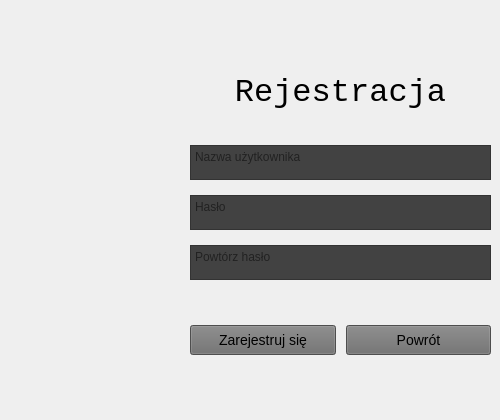
     <widget class="QWidget" name="registerPage">
      <widget class="QWidget" name="gridLayoutWidget_4">
       <property name="geometry">
        <rect>
         <x>190</x>
         <y>0</y>
         <width>301</width>
         <height>411</height>
        </rect>
       </property>
       <layout class="QGridLayout" name="gridLayout_4">
        <item row="0" column="0">
         <layout class="QVBoxLayout" name="verticalLayout_4">
          <property name="spacing">
           <number>15</number>
          </property>
          <item>
           <widget class="QLabel" name="label_5">
            <property name="minimumSize">
             <size>
              <width>0</width>
              <height>75</height>
             </size>
            </property>
            <property name="maximumSize">
             <size>
              <width>16777215</width>
              <height>75</height>
             </size>
            </property>
            <property name="font">
             <font>
              <family>Consolas</family>
              <pointsize>-1</pointsize>
             </font>
            </property>
            <property name="styleSheet">
             <string notr="true">font-size: 32px;</string>
            </property>
            <property name="text">
             <string>Rejestracja</string>
            </property>
            <property name="alignment">
             <set>Qt::AlignCenter</set>
            </property>
           </widget>
          </item>
          <item>
           <widget class="QTextEdit" name="loginToRegisterField">
            <property name="minimumSize">
             <size>
              <width>0</width>
              <height>35</height>
             </size>
            </property>
            <property name="maximumSize">
             <size>
              <width>16777215</width>
              <height>35</height>
             </size>
            </property>
            <property name="styleSheet">
             <string notr="true">* {
	background-color: #424242;
}</string>
            </property>
            <property name="placeholderText">
             <string>Nazwa użytkownika</string>
            </property>
           </widget>
          </item>
          <item>
           <widget class="QTextEdit" name="passwordToRegisterField">
            <property name="minimumSize">
             <size>
              <width>0</width>
              <height>35</height>
             </size>
            </property>
            <property name="maximumSize">
             <size>
              <width>16777215</width>
              <height>35</height>
             </size>
            </property>
            <property name="styleSheet">
             <string notr="true">* {
	background-color: #424242;
}</string>
            </property>
            <property name="placeholderText">
             <string>Hasło</string>
            </property>
           </widget>
          </item>
          <item>
           <widget class="QTextEdit" name="confirmPasswordToRegisterField">
            <property name="minimumSize">
             <size>
              <width>0</width>
              <height>35</height>
             </size>
            </property>
            <property name="maximumSize">
             <size>
              <width>16777215</width>
              <height>35</height>
             </size>
            </property>
            <property name="styleSheet">
             <string notr="true">* {
	background-color: #424242;
}</string>
            </property>
            <property name="placeholderText">
             <string>Powtórz hasło</string>
            </property>
           </widget>
          </item>
          <item>
           <layout class="QHBoxLayout" name="horizontalLayout_2">
            <property name="spacing">
             <number>10</number>
            </property>
            <property name="topMargin">
             <number>10</number>
            </property>
            <item>
             <widget class="QPushButton" name="confirmRegisterButton">
              <property name="minimumSize">
               <size>
                <width>0</width>
                <height>50</height>
               </size>
              </property>
              <property name="maximumSize">
               <size>
                <width>16777215</width>
                <height>50</height>
               </size>
              </property>
              <property name="cursor">
               <cursorShape>PointingHandCursor</cursorShape>
              </property>
              <property name="styleSheet">
               <string notr="true">* {
	background-color: #6d6d6d;
	text-align:center;
	font-size: 14px;
	font-weight: bolder;
	margin-top:20px
}

*:hover {
	background-color: #3d3d3d;
	text-align:center;
	font-size: 14px;
	font-weight: bolder;
	margin-top:20px;
}</string>
              </property>
              <property name="text">
               <string>Zarejestruj się</string>
              </property>
             </widget>
            </item>
            <item>
             <widget class="QPushButton" name="backToMenuFromRegisterButton">
              <property name="minimumSize">
               <size>
                <width>0</width>
                <height>50</height>
               </size>
              </property>
              <property name="maximumSize">
               <size>
                <width>16777215</width>
                <height>50</height>
               </size>
              </property>
              <property name="cursor">
               <cursorShape>PointingHandCursor</cursorShape>
              </property>
              <property name="styleSheet">
               <string notr="true">* {
	background-color: #6d6d6d;
	text-align:center;
	font-size: 14px;
	font-weight: bolder;
	margin-top:20px
}

*:hover {
	background-color: #3d3d3d;
	text-align:center;
	font-size: 14px;
	font-weight: bolder;
	margin-top:20px;
}</string>
              </property>
              <property name="text">
               <string>Powrót</string>
              </property>
             </widget>
            </item>
           </layout>
          </item>
         </layout>
        </item>
       </layout>
      </widget>
     </widget>
